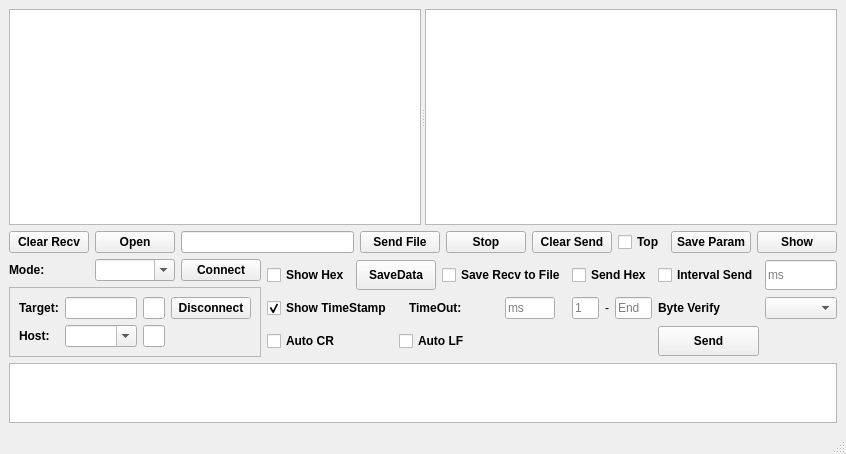
<?xml version="1.0" encoding="UTF-8"?>
<ui version="4.0">
 <class>MainWindow</class>
 <widget class="QMainWindow" name="MainWindow">
  <property name="geometry">
   <rect>
    <x>0</x>
    <y>0</y>
    <width>817</width>
    <height>454</height>
   </rect>
  </property>
  <property name="cursor">
   <cursorShape>ArrowCursor</cursorShape>
  </property>
  <property name="windowTitle">
   <string>Sscom For Qt by zhuyu4839@gmail.com</string>
  </property>
  <widget class="QWidget" name="centralwidget">
   <layout class="QVBoxLayout" name="verticalLayout">
    <item>
     <widget class="QSplitter" name="splitter">
      <property name="orientation">
       <enum>Qt::Horizontal</enum>
      </property>
      <widget class="QTextEdit" name="txtSendRecv">
       <property name="minimumSize">
        <size>
         <width>400</width>
         <height>200</height>
        </size>
       </property>
       <property name="readOnly">
        <bool>true</bool>
       </property>
      </widget>
      <widget class="QTableView" name="tableView">
       <property name="minimumSize">
        <size>
         <width>0</width>
         <height>0</height>
        </size>
       </property>
      </widget>
     </widget>
    </item>
    <item>
     <layout class="QGridLayout" name="gridLayout_5">
      <item row="0" column="0">
       <layout class="QGridLayout" name="gridLayout_4">
        <item row="0" column="0">
         <layout class="QGridLayout" name="gridLayoutLeftCenter">
          <item row="0" column="0">
           <layout class="QGridLayout" name="gridLayoutLeftCenterHead">
            <item row="0" column="8">
             <widget class="QPushButton" name="btnShowHidden">
              <property name="font">
               <font>
                <bold>true</bold>
               </font>
              </property>
              <property name="text">
               <string>Show</string>
              </property>
             </widget>
            </item>
            <item row="0" column="4">
             <widget class="QPushButton" name="btnStopSendFile">
              <property name="font">
               <font>
                <bold>true</bold>
               </font>
              </property>
              <property name="text">
               <string>Stop</string>
              </property>
             </widget>
            </item>
            <item row="0" column="5">
             <widget class="QPushButton" name="btnClearSend">
              <property name="font">
               <font>
                <bold>true</bold>
               </font>
              </property>
              <property name="text">
               <string>Clear Send</string>
              </property>
             </widget>
            </item>
            <item row="0" column="0">
             <widget class="QPushButton" name="btnClearRecv">
              <property name="font">
               <font>
                <bold>true</bold>
               </font>
              </property>
              <property name="text">
               <string>Clear Recv</string>
              </property>
             </widget>
            </item>
            <item row="0" column="2">
             <widget class="QLineEdit" name="txtFilePath">
              <property name="text">
               <string/>
              </property>
             </widget>
            </item>
            <item row="0" column="7">
             <widget class="QPushButton" name="btnSaveParam">
              <property name="font">
               <font>
                <bold>true</bold>
               </font>
              </property>
              <property name="text">
               <string>Save Param</string>
              </property>
             </widget>
            </item>
            <item row="0" column="1">
             <widget class="QPushButton" name="btnOpenFile">
              <property name="font">
               <font>
                <bold>true</bold>
               </font>
              </property>
              <property name="text">
               <string>Open</string>
              </property>
             </widget>
            </item>
            <item row="0" column="3">
             <widget class="QPushButton" name="btnSendFile">
              <property name="font">
               <font>
                <bold>true</bold>
               </font>
              </property>
              <property name="text">
               <string>Send File</string>
              </property>
             </widget>
            </item>
            <item row="0" column="6">
             <widget class="QCheckBox" name="cBoxTop">
              <property name="font">
               <font>
                <bold>true</bold>
               </font>
              </property>
              <property name="text">
               <string>Top</string>
              </property>
             </widget>
            </item>
           </layout>
          </item>
          <item row="1" column="0">
           <layout class="QGridLayout" name="gridLayoutLeftCenterTail">
            <item row="0" column="0">
             <layout class="QGridLayout" name="gridLayoutLeftCenterTailLeft">
              <item row="0" column="0">
               <layout class="QGridLayout" name="gridLayout_2">
                <item row="0" column="0">
                 <widget class="QLabel" name="labelMode">
                  <property name="maximumSize">
                   <size>
                    <width>80</width>
                    <height>30</height>
                   </size>
                  </property>
                  <property name="font">
                   <font>
                    <bold>true</bold>
                   </font>
                  </property>
                  <property name="text">
                   <string>Mode:</string>
                  </property>
                 </widget>
                </item>
                <item row="0" column="1">
                 <widget class="QComboBox" name="cbBoxMode">
                  <property name="maximumSize">
                   <size>
                    <width>16777215</width>
                    <height>30</height>
                   </size>
                  </property>
                  <property name="editable">
                   <bool>true</bool>
                  </property>
                 </widget>
                </item>
                <item row="0" column="2">
                 <widget class="QPushButton" name="btnConnect">
                  <property name="maximumSize">
                   <size>
                    <width>16777215</width>
                    <height>30</height>
                   </size>
                  </property>
                  <property name="font">
                   <font>
                    <bold>true</bold>
                   </font>
                  </property>
                  <property name="text">
                   <string>Connect</string>
                  </property>
                 </widget>
                </item>
               </layout>
              </item>
              <item row="1" column="0">
               <widget class="QFrame" name="frameNetwork">
                <property name="frameShape">
                 <enum>QFrame::StyledPanel</enum>
                </property>
                <property name="frameShadow">
                 <enum>QFrame::Raised</enum>
                </property>
                <layout class="QGridLayout" name="gridLayout_7">
                 <item row="0" column="0">
                  <layout class="QGridLayout" name="gridLayout_3">
                   <item row="0" column="0">
                    <widget class="QLabel" name="labelTarget">
                     <property name="maximumSize">
                      <size>
                       <width>80</width>
                       <height>30</height>
                      </size>
                     </property>
                     <property name="font">
                      <font>
                       <bold>true</bold>
                      </font>
                     </property>
                     <property name="text">
                      <string>Target:</string>
                     </property>
                    </widget>
                   </item>
                   <item row="0" column="3">
                    <widget class="QPushButton" name="btnDisconnect">
                     <property name="maximumSize">
                      <size>
                       <width>150</width>
                       <height>30</height>
                      </size>
                     </property>
                     <property name="font">
                      <font>
                       <bold>true</bold>
                      </font>
                     </property>
                     <property name="text">
                      <string>Disconnect</string>
                     </property>
                    </widget>
                   </item>
                   <item row="0" column="1">
                    <widget class="QLineEdit" name="txtTarget">
                     <property name="maximumSize">
                      <size>
                       <width>16777215</width>
                       <height>30</height>
                      </size>
                     </property>
                     <property name="text">
                      <string/>
                     </property>
                    </widget>
                   </item>
                   <item row="1" column="1">
                    <widget class="QComboBox" name="cbBoxHost">
                     <property name="maximumSize">
                      <size>
                       <width>16777215</width>
                       <height>30</height>
                      </size>
                     </property>
                     <property name="editable">
                      <bool>true</bool>
                     </property>
                    </widget>
                   </item>
                   <item row="1" column="2">
                    <widget class="QLineEdit" name="txtHostPort">
                     <property name="maximumSize">
                      <size>
                       <width>60</width>
                       <height>30</height>
                      </size>
                     </property>
                     <property name="text">
                      <string/>
                     </property>
                     <property name="maxLength">
                      <number>10</number>
                     </property>
                    </widget>
                   </item>
                   <item row="0" column="2">
                    <widget class="QLineEdit" name="txtTargetPort">
                     <property name="maximumSize">
                      <size>
                       <width>60</width>
                       <height>30</height>
                      </size>
                     </property>
                     <property name="text">
                      <string/>
                     </property>
                     <property name="maxLength">
                      <number>10</number>
                     </property>
                     <property name="placeholderText">
                      <string/>
                     </property>
                    </widget>
                   </item>
                   <item row="1" column="0">
                    <widget class="QLabel" name="labelHost">
                     <property name="maximumSize">
                      <size>
                       <width>80</width>
                       <height>30</height>
                      </size>
                     </property>
                     <property name="font">
                      <font>
                       <bold>true</bold>
                      </font>
                     </property>
                     <property name="text">
                      <string>Host:</string>
                     </property>
                    </widget>
                   </item>
                  </layout>
                 </item>
                </layout>
               </widget>
              </item>
             </layout>
            </item>
            <item row="0" column="1">
             <layout class="QGridLayout" name="gridLayoutLeftCenterTailRight">
              <item row="0" column="0">
               <widget class="QCheckBox" name="cBoxShowHex">
                <property name="maximumSize">
                 <size>
                  <width>100</width>
                  <height>30</height>
                 </size>
                </property>
                <property name="font">
                 <font>
                  <bold>true</bold>
                 </font>
                </property>
                <property name="text">
                 <string>Show Hex</string>
                </property>
               </widget>
              </item>
              <item row="0" column="4" colspan="3">
               <widget class="QCheckBox" name="cBoxSendHex">
                <property name="maximumSize">
                 <size>
                  <width>100</width>
                  <height>30</height>
                 </size>
                </property>
                <property name="font">
                 <font>
                  <bold>true</bold>
                 </font>
                </property>
                <property name="text">
                 <string>Send Hex</string>
                </property>
               </widget>
              </item>
              <item row="0" column="7">
               <widget class="QCheckBox" name="cBoxIntervalSend">
                <property name="maximumSize">
                 <size>
                  <width>150</width>
                  <height>30</height>
                 </size>
                </property>
                <property name="font">
                 <font>
                  <bold>true</bold>
                 </font>
                </property>
                <property name="text">
                 <string>Interval Send</string>
                </property>
               </widget>
              </item>
              <item row="1" column="5">
               <widget class="QLabel" name="label">
                <property name="maximumSize">
                 <size>
                  <width>10</width>
                  <height>20</height>
                 </size>
                </property>
                <property name="text">
                 <string notr="true">-</string>
                </property>
               </widget>
              </item>
              <item row="1" column="6">
               <widget class="QLineEdit" name="txtEnd">
                <property name="maximumSize">
                 <size>
                  <width>40</width>
                  <height>30</height>
                 </size>
                </property>
                <property name="placeholderText">
                 <string>End</string>
                </property>
               </widget>
              </item>
              <item row="1" column="2" colspan="2">
               <layout class="QGridLayout" name="gridLayout">
                <item row="0" column="0">
                 <widget class="QLabel" name="labelTimeout">
                  <property name="maximumSize">
                   <size>
                    <width>80</width>
                    <height>30</height>
                   </size>
                  </property>
                  <property name="font">
                   <font>
                    <bold>true</bold>
                   </font>
                  </property>
                  <property name="text">
                   <string>TimeOut:</string>
                  </property>
                 </widget>
                </item>
                <item row="0" column="1">
                 <widget class="QLineEdit" name="txtTimeout">
                  <property name="maximumSize">
                   <size>
                    <width>50</width>
                    <height>30</height>
                   </size>
                  </property>
                  <property name="text">
                   <string/>
                  </property>
                  <property name="maxLength">
                   <number>10</number>
                  </property>
                  <property name="placeholderText">
                   <string notr="true">ms</string>
                  </property>
                 </widget>
                </item>
               </layout>
              </item>
              <item row="2" column="0">
               <widget class="QCheckBox" name="cBoxAutoCR">
                <property name="maximumSize">
                 <size>
                  <width>100</width>
                  <height>30</height>
                 </size>
                </property>
                <property name="font">
                 <font>
                  <bold>true</bold>
                 </font>
                </property>
                <property name="text">
                 <string>Auto CR</string>
                </property>
               </widget>
              </item>
              <item row="0" column="1" colspan="2">
               <widget class="QPushButton" name="btnSaveData">
                <property name="maximumSize">
                 <size>
                  <width>100</width>
                  <height>30</height>
                 </size>
                </property>
                <property name="font">
                 <font>
                  <bold>true</bold>
                 </font>
                </property>
                <property name="text">
                 <string>SaveData</string>
                </property>
               </widget>
              </item>
              <item row="0" column="3">
               <widget class="QCheckBox" name="cBoxSave2File">
                <property name="maximumSize">
                 <size>
                  <width>190</width>
                  <height>30</height>
                 </size>
                </property>
                <property name="font">
                 <font>
                  <bold>true</bold>
                 </font>
                </property>
                <property name="text">
                 <string>Save Recv to File</string>
                </property>
               </widget>
              </item>
              <item row="1" column="7">
               <widget class="QLabel" name="label_1">
                <property name="maximumSize">
                 <size>
                  <width>150</width>
                  <height>30</height>
                 </size>
                </property>
                <property name="font">
                 <font>
                  <bold>true</bold>
                 </font>
                </property>
                <property name="text">
                 <string>Byte Verify</string>
                </property>
               </widget>
              </item>
              <item row="0" column="8">
               <widget class="QLineEdit" name="txtInvervalSend">
                <property name="maximumSize">
                 <size>
                  <width>80</width>
                  <height>30</height>
                 </size>
                </property>
                <property name="text">
                 <string/>
                </property>
                <property name="maxLength">
                 <number>10</number>
                </property>
                <property name="placeholderText">
                 <string notr="true">ms</string>
                </property>
               </widget>
              </item>
              <item row="2" column="2" colspan="2">
               <widget class="QCheckBox" name="cBoxAutoLF">
                <property name="maximumSize">
                 <size>
                  <width>100</width>
                  <height>30</height>
                 </size>
                </property>
                <property name="font">
                 <font>
                  <bold>true</bold>
                 </font>
                </property>
                <property name="text">
                 <string>Auto LF</string>
                </property>
               </widget>
              </item>
              <item row="1" column="0" colspan="2">
               <widget class="QCheckBox" name="cBoxShowTimestamp">
                <property name="maximumSize">
                 <size>
                  <width>180</width>
                  <height>30</height>
                 </size>
                </property>
                <property name="font">
                 <font>
                  <bold>true</bold>
                 </font>
                </property>
                <property name="text">
                 <string>Show TimeStamp</string>
                </property>
                <property name="checked">
                 <bool>true</bool>
                </property>
               </widget>
              </item>
              <item row="1" column="8">
               <widget class="QComboBox" name="cbBoxVerify">
                <property name="maximumSize">
                 <size>
                  <width>80</width>
                  <height>30</height>
                 </size>
                </property>
                <property name="placeholderText">
                 <string>None</string>
                </property>
               </widget>
              </item>
              <item row="1" column="4">
               <widget class="QLineEdit" name="txtStart">
                <property name="maximumSize">
                 <size>
                  <width>30</width>
                  <height>30</height>
                 </size>
                </property>
                <property name="text">
                 <string/>
                </property>
                <property name="maxLength">
                 <number>10</number>
                </property>
                <property name="placeholderText">
                 <string notr="true">1</string>
                </property>
               </widget>
              </item>
              <item row="2" column="7">
               <widget class="QPushButton" name="btnSend">
                <property name="maximumSize">
                 <size>
                  <width>16777215</width>
                  <height>30</height>
                 </size>
                </property>
                <property name="font">
                 <font>
                  <bold>true</bold>
                 </font>
                </property>
                <property name="text">
                 <string>Send</string>
                </property>
               </widget>
              </item>
             </layout>
            </item>
           </layout>
          </item>
         </layout>
        </item>
        <item row="1" column="0">
         <widget class="QTextEdit" name="txtSend">
          <property name="maximumSize">
           <size>
            <width>16777215</width>
            <height>60</height>
           </size>
          </property>
         </widget>
        </item>
       </layout>
      </item>
      <item row="0" column="1">
       <spacer name="horizontalSpacer">
        <property name="orientation">
         <enum>Qt::Horizontal</enum>
        </property>
        <property name="sizeHint" stdset="0">
         <size>
          <width>13</width>
          <height>135</height>
         </size>
        </property>
       </spacer>
      </item>
     </layout>
    </item>
   </layout>
  </widget>
  <widget class="QStatusBar" name="statusbar">
   <property name="cursor">
    <cursorShape>ArrowCursor</cursorShape>
   </property>
  </widget>
 </widget>
 <resources/>
 <connections>
  <connection>
   <sender>btnClearSend</sender>
   <signal>clicked()</signal>
   <receiver>txtSend</receiver>
   <slot>clear()</slot>
   <hints>
    <hint type="sourcelabel">
     <x>972</x>
     <y>417</y>
    </hint>
    <hint type="destinationlabel">
     <x>623</x>
     <y>572</y>
    </hint>
   </hints>
  </connection>
  <connection>
   <sender>btnClearRecv</sender>
   <signal>clicked()</signal>
   <receiver>txtSendRecv</receiver>
   <slot>clear()</slot>
   <hints>
    <hint type="sourcelabel">
     <x>50</x>
     <y>417</y>
    </hint>
    <hint type="destinationlabel">
     <x>623</x>
     <y>212</y>
    </hint>
   </hints>
  </connection>
 </connections>
</ui>
